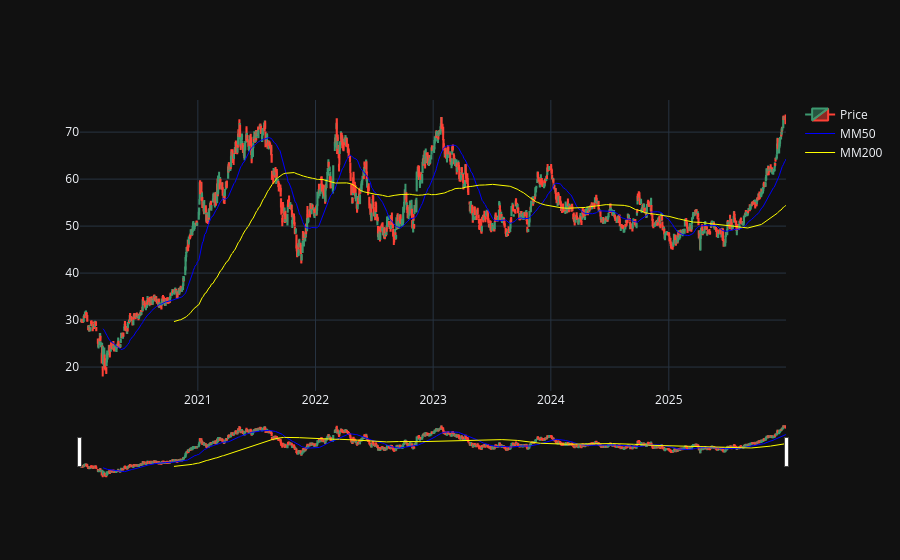

Notebook code for this chart:
### Markdown cell above
### Parte 4: Análise Técnica e Indicadores

### Code cell
ticker = "VALE3.SA"

import yfinance as yf
import plotly.graph_objects as go

df = yf.download(ticker, "2020-01-01", "2025-12-31", multi_level_index=False)
display(df)

# média móvel de 50 dias
df["MM50"] = df["Close"].rolling(50).mean()

# média móvel de 200 dias
df["MM200"] = df["Close"].rolling(200).mean()

grafico = go.Figure()

# adicionar as series do gráfico que você quer (os subgráficos)
grafico.add_trace(go.Candlestick(x=df.index, open=df["Open"], close=df["Close"], high=df["High"], low=df["Low"], name="Price"))

# adicionar a serie da MM50
grafico.add_trace(go.Scatter(x=df.index, y=df["MM50"], name= "MM50", line={"color": "blue", "width": 1}))

# adicionar a serie da MM200
grafico.add_trace(go.Scatter(x=df.index, y=df["MM200"], name= "MM200", line={"color": "yellow", "width": 1}))

grafico.update_layout(template="plotly_dark")
grafico.show()

### Figure 1 — Plotly figure (JSON) as saved in the notebook; plotly's stock layout.template omitted (floating-point values rounded to 4 significant figures; data arrays with more than 128 entries replaced by an {"elided": "..."} marker saying what was removed)
{"data": [{"close": {"elided": "1494 float values"}, "high": {"elided": "1494 float values"}, "low": {"elided": "1494 float values"}, "name": "Price", "open": {"elided": "1494 float values"}, "type": "candlestick", "x": {"elided": "1494 str values"}}, {"line": {"color": "blue", "width": 1}, "name": "MM50", "type": "scatter", "x": {"elided": "1494 str values"}, "y": {"elided": "1494 float values"}}, {"line": {"color": "yellow", "width": 1}, "name": "MM200", "type": "scatter", "x": {"elided": "1494 str values"}, "y": {"elided": "1494 float values"}}], "layout": {}}
